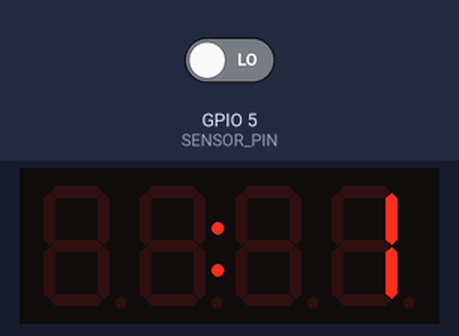
A sketch run on a simulated ESP32. On the bench: 4-digit seven-segment display. The inputs (shaded band) are chosen by the test bench; at power-on: GPIO 5 (SENSOR_PIN) LOW.

Above: at 1.2 s.
1.3 s: GPIO 5 (SENSOR_PIN) driven HIGH
At 3.0 s:
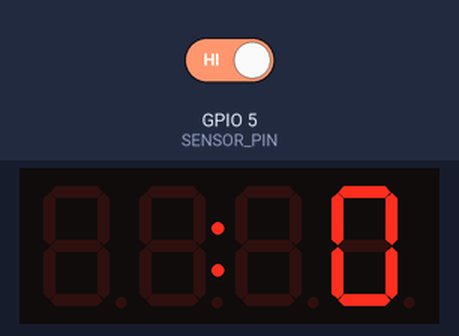
3.5 s: GPIO 5 (SENSOR_PIN) driven LOW
At 6.8 s:
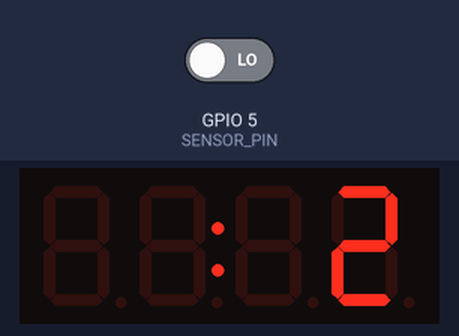
Timing chart, 0 to 8.3 s (numbered marks = the images above; inputs shaded):
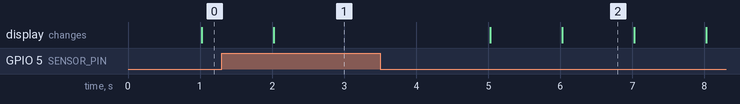

Measured:
- after the input at 3.5 s, the display: first changes after 1.5 s (image 2 shows a later state)
- what the display in image 2 shows lasts 1.0 s, from 6.0 s to 7.0 s

The sketch:

tea_timer.ino
```cpp
#include <Arduino.h>
#include <TM1637Display.h>

#define CLK 19
#define DIO 18

#define SENSOR_PIN 5

TM1637Display display(CLK, DIO);

void setup()
{
    display.setBrightness(7);
    pinMode(SENSOR_PIN, INPUT);
}

int time_val = 0;

uint64_t timer = esp_timer_get_time();
uint64_t pretime = esp_timer_get_time();

void loop()
{
    int state = digitalRead(SENSOR_PIN);

    if (state == true) {
        time_val = 0;
    }

    if (timer - pretime >= 1000000) {
        int time_min = time_val / 60;
        int time_sec = time_val % 60;
        display.showNumberDecEx(time_min * 100 + time_sec, 0b01000000);

        time_val++;
        pretime = timer;
    }

    timer = esp_timer_get_time();
}
```
